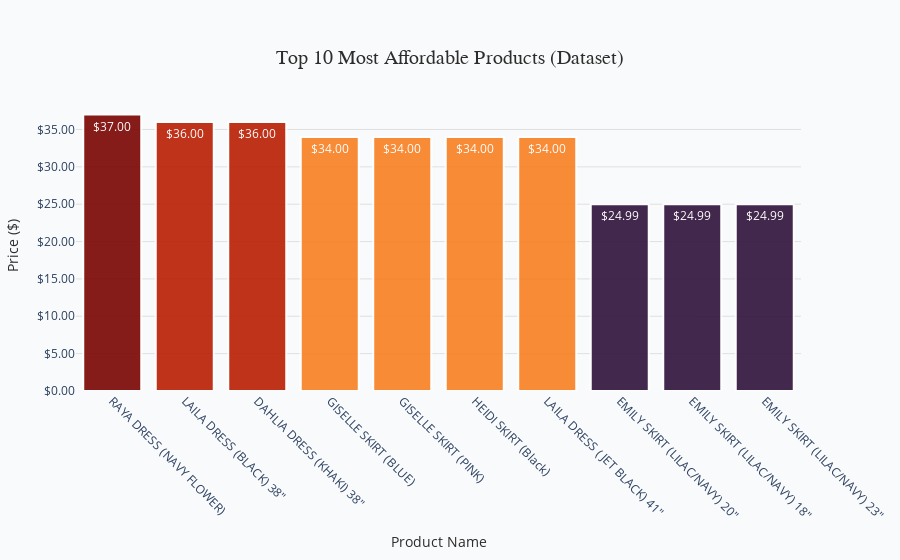

Source (notebook cell):
### Markdown cell above
#### 🧵 **Top 10 Most Affordable Products**

Here are the 10 most affordable pieces in the collection—perfect for shoppers on a budget!

How We Did It:
- Sorted all products by price, starting with the lowest.
- Made a colorful bar chart to show them off.

Why It Matters:

These affordable pieces can attract more customers and might be a great chance to suggest add-ons, like pairing a cheap skirt with a fancier top.

### Code cell
import pandas as pd
import plotly.express as px
import plotly.graph_objects as go

# Load the Dataset sheet
df = pd.read_excel('/Users/er/Desktop/Yakira Bella Test/project/Presentation/Final_Analyst_Project_Complete.xlsx', sheet_name='Dataset')

# Sort by Price and get top 10 cheapest products
top_10_cheapest = df[['Name', 'Category', 'Sub-Category', 'Price']].sort_values(by='Price', ascending=False).tail(10)

# Create a bar chart
fig = go.Figure()

# Add bars
fig.add_trace(go.Bar(
    x=top_10_cheapest['Name'],
    y=top_10_cheapest['Price'],
    marker=dict(
        color=top_10_cheapest['Price'],
        colorscale='turbo',  
        showscale=False,
        line=dict(width=2, color='#FFFFFF')
    ),
    text=[f'${price:.2f}' for price in top_10_cheapest['Price']],
    textposition='auto',
    textfont=dict(size=12, color='#FFFFFF')
))

# Customize layout
fig.update_layout(
    title=dict(
        text='Top 10 Most Affordable Products (Dataset)',
        font=dict(size=20, color='#2D2D2D', family='Arial, bold'),
        x=0.5,
        xanchor='center',
        yanchor='top',
        pad=dict(t=20)
    ),
    xaxis=dict(
        title='Product Name',
        titlefont=dict(size=14, color='#2D2D2D'),
        tickfont=dict(size=12),
        tickangle=45,
        showgrid=False
    ),
    yaxis=dict(
        title='Price ($)',
        titlefont=dict(size=14, color='#2D2D2D'),
        tickfont=dict(size=12),
        gridcolor='#E0E0E0',
        zeroline=False,
        tickformat='$,.2f',  # Clear price scale
        rangemode='tozero'
    ),
    plot_bgcolor='#F9FAFB',  # Soft off-white background
    paper_bgcolor='#F9FAFB',
    margin=dict(l=50, r=50, t=100, b=100),
    showlegend=False,
    hovermode='x'
)

# Add subtle shadow effect
fig.update_traces(
    opacity=0.9,
    selector=dict(type='bar')
)

# Show the plot
fig.show()

### Figure 1 — Plotly figure (JSON) as saved in the notebook; plotly's stock layout.template omitted (floating-point values rounded to 4 significant figures)
{"data": [{"marker": {"color": [37, 36, 36, 34, 34, 34, 34, 24.99, 24.99, 24.99], "colorscale": [[0, "#30123b"], [0.07143, "#4145ab"], [0.1429, "#4675ed"], [0.2143, "#39a2fc"], [0.2857, "#1bcfd4"], [0.3571, "#24eca6"], [0.4286, "#61fc6c"], [0.5, "#a4fc3b"], [0.5714, "#d1e834"], [0.6429, "#f3c63a"], [0.7143, "#fe9b2d"], [0.7857, "#f36315"], [0.8571, "#d93806"], [0.9286, "#b11901"], [1, "#7a0402"]], "line": {"color": "#FFFFFF", "width": 2}, "showscale": false}, "opacity": 0.9, "text": ["$37.00", "$36.00", "$36.00", "$34.00", "$34.00", "$34.00", "$34.00", "$24.99", "$24.99", "$24.99"], "textfont": {"color": "#FFFFFF", "size": 12}, "textposition": "auto", "type": "bar", "x": ["RAYA DRESS (NAVY FLOWER)", "LAILA DRESS (BLACK) 38\"", "DAHLIA DRESS (KHAKI) 38\"", "GISELLE SKIRT (BLUE)", "GISELLE SKIRT (PINK)", "HEIDI SKIRT (Black)", "LAILA DRESS (JET BLACK) 41\"", "EMILY SKIRT (LILAC/NAVY) 20\"", "EMILY SKIRT (LILAC/NAVY) 18\"", "EMILY SKIRT (LILAC/NAVY) 23\""], "y": [37, 36, 36, 34, 34, 34, 34, 24.99, 24.99, 24.99]}], "layout": {"hovermode": "x", "margin": {"b": 100, "l": 50, "r": 50, "t": 100}, "paper_bgcolor": "#F9FAFB", "plot_bgcolor": "#F9FAFB", "showlegend": false, "title": {"font": {"color": "#2D2D2D", "family": "Arial, bold", "size": 20}, "pad": {"t": 20}, "text": "Top 10 Most Affordable Products (Dataset)", "x": 0.5, "xanchor": "center", "yanchor": "top"}, "xaxis": {"showgrid": false, "tickangle": 45, "tickfont": {"size": 12}, "title": {"font": {"color": "#2D2D2D", "size": 14}, "text": "Product Name"}}, "yaxis": {"gridcolor": "#E0E0E0", "rangemode": "tozero", "tickfont": {"size": 12}, "tickformat": "$,.2f", "title": {"font": {"color": "#2D2D2D", "size": 14}, "text": "Price ($)"}, "zeroline": false}}}
